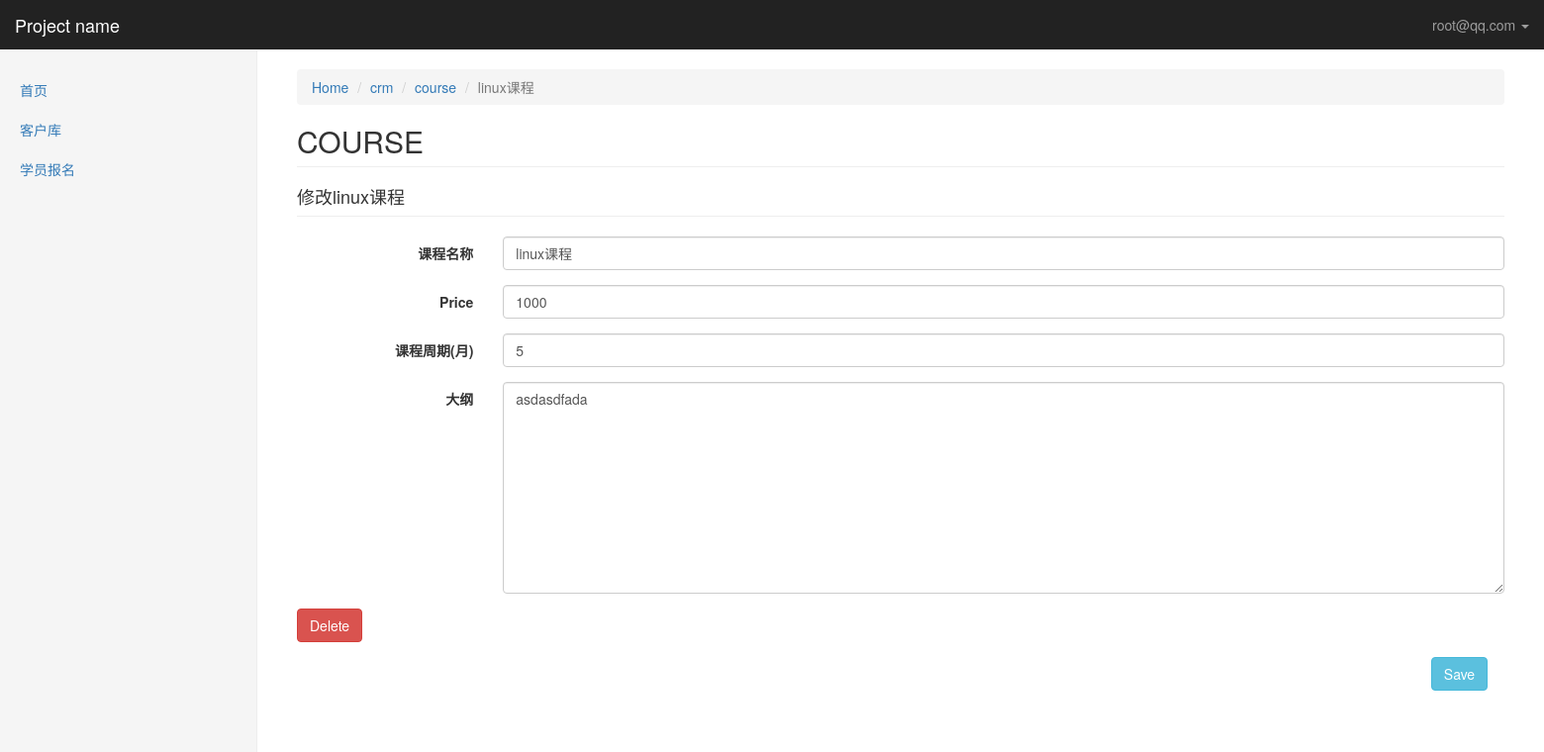
/kingadmin/crm/course/2/change/ (signed in), run on the app's committed database.
### crm/models.py (models this page shows, shortened)
class UserProfile(AbstractBaseUser, PermissionsMixin):
    email = models.EmailField(
        verbose_name='email address',
        max_length=255,
        unique=True,
    )
    name = models.CharField(max_length=64, verbose_name="姓名")
    is_active = models.BooleanField(default=True)
    is_staff = models.BooleanField(default=True)
    is_admin = models.BooleanField(default=False)
    role = models.ManyToManyField("Role", blank=True, null=True)
    objects = UserProfileManager()
    USERNAME_FIELD = 'email'
    REQUIRED_FIELDS = ['name']
    def __str__(self):              # __unicode__ on Python 2
        return self.email
    class Meta:
        permissions = (
            ('crm_table_list', '可以查看kingadmin每张表里所有的数据'),
            ('crm_table_list_view', '可以访问kingadmin表里每条数据的修改页'),
            ('crm_table_list_change', '可以对kingadmin表里的每条数据进行修改'),
            ('crm_table_obj_add_view', '可以访问kingadmin每张表的数据增加页'),
            ('crm_table_obj_add', '可以对kingadmin每张表进行数据添加'),
        )

class Menus(models.Model):
    name = models.CharField(max_length=64)
    url_type_choices = ((0, 'absolute'), (1, 'dynamic'))
    url_type = models.SmallIntegerField(choices=url_type_choices, default=0)
    url_name = models.CharField(max_length=128)
    class Meta:
        unique_together = ('name', 'url_name')

class Course(models.Model):
    name = models.CharField(verbose_name='课程名称', max_length=64, unique=True)
    price = models.PositiveSmallIntegerField()
    period = models.PositiveSmallIntegerField(verbose_name="课程周期(月)", default=5)
    outline = models.TextField(verbose_name="大纲")
    def __str__(self):
        return self.name

### kingadmin/permissions.py (the view)
    def inner(*args,**kwargs):
        if not perm_check(*args,**kwargs):
            request = args[0]
            return render(request,'kingadmin/page_403.html')
        return func(*args,**kwargs)

### kingadmin/form_handle.py (called while the page is built)
def create_dynamic_model_form(admin_class, form_add=False):
    class Meta:
        model = admin_class.model  #类对象
        fields = "__all__"
        if not form_add: #修改
            exclude = admin_class.readonly_fields
            admin_class.form_add = False #这是因为自始至终admin_class实例都是同一个,
        else:
            admin_class.form_add = True
    def __new__(cls, *args, **kwargs):
        print("__new__", cls, args, kwargs)
        for field_name in cls.base_fields:  #循环每一个字段
            field_obj = cls.base_fields[field_name]  #拿到每一个字段对象
            field_obj.widget.attrs.update({'class': 'form-control'})  # 给每个字段添加属性
        return ModelForm.__new__(cls)
    dynamic_form = type("DynamicModelForm", (ModelForm, ), {"Meta": Meta, '__new__': __new__})  #动态生成model模块
    print(dynamic_form)
    return dynamic_form

### kingadmin/permissions.py (called while the page is built)
def check_permission(func):
    def inner(*args,**kwargs):
        if not perm_check(*args,**kwargs):
            request = args[0]
            return render(request,'kingadmin/page_403.html')
        return func(*args,**kwargs)
    return inner

### kingadmin/templatetags/kingadmin_tags.py (called while the page is built)
@register.simple_tag
def get_model_name(admin_class):
    return admin_class.model._meta.model_name.upper()

@register.simple_tag
def get_model_verbose_name(admin_class):
    return admin_class.model._meta.verbose_name

### kingadmin/views.py (called while the page is built)
@permissions.check_permission
@login_required
def table_obj_change(request, app_name, model_name, obj_id):
    admin_class = site.enabled_admins[app_name][model_name]
    model_form = form_handle.create_dynamic_model_form(admin_class)
    print(model_form)
    obj = admin_class.model.objects.get(id=obj_id)
    if request.method == "GET":
        form_obj = model_form(instance=obj) #instance当前正在修改的对象
    elif request.method == "POST":
        form_obj = model_form(instance=obj, data=request.POST)
        if form_obj.is_valid():
            form_obj.save()  #ModelForm直接保存，Form需要从clean_data中取出数据
            return redirect('/kingadmin/%s/%s/' % (app_name, model_name))
    return render(request, "kingadmin/table_obj_change.html", locals())

### kingadmin/templates/kingadmin/table_obj_change.html
{% extends 'kingadmin/index.html' %}
{% load kingadmin_tags %}
{% block right-content-container %}
    <ol class="breadcrumb">
      <li><a href="/kingadmin/">Home</a></li>
      <li><a href="/kingadmin/{{ app_name }}/">{{ app_name }}</a></li>
      <li><a href="/kingadmin/{{ app_name }}/{{ model_name }}/">{% get_model_verbose_name admin_class %}</a></li>
      <li class="active">{{ form_obj.instance }}</li>
    </ol>
    <h2 class="page-header">{% get_model_name admin_class %}</h2>
    <h4 class="page-header">修改{{ form_obj.instance }}</h4>
{% include "kingadmin/table_obj_change_component.html" %}
{% endblock %}

### kingadmin/templates/kingadmin/index.html (shortened to what this page needs)
{% extends 'base.html' %}
{% block body %}
<nav class="navbar navbar-inverse navbar-fixed-top">
  <div class="container-fluid">
    <div class="navbar-header">
      <a class="navbar-brand" href="#">Project name</a>
    </div>
    <div id="navbar" class="navbar-collapse collapse">
      <ul class="nav navbar-nav navbar-right">
          <li class="dropdown">
              <a href="#" class="dropdown-toggle" data-toggle="dropdown" role="button" aria-haspopup="true" aria-expanded="false">{{ request.user }} <span class="caret"></span></a>
          </li>
      </ul>
    </div>
  </div>
</nav>
<div class="container-fluid">
  <div class="row">
    <div class="col-sm-3 col-md-2 sidebar">
      <ul class="nav nav-sidebar">
        {% for role in request.user.role.select_related %}
            {% for menu in role.menus.select_related %}
                {% if request.path == menu.url_name %}
                    <li class="active"><a href="{% if menu.url_type == 0 %}{{ menu.url_name }}{% else %}{% url menu.url_name %}{% endif %}">{{ menu.name }}</a></li>
                {% else %}
                    <li><a href="{% if menu.url_type == 0 %}{{ menu.url_name }}{% else %}{% url menu.url_name %}{% endif %}">{{ menu.name }}</a></li>
                {% endif %}
            {% endfor %}
        {% endfor %}
      </ul>
    </div>
    <div class="col-sm-9 col-sm-offset-3 col-md-10 col-md-offset-2 main">
      {% block right-content-container %}{% endblock %}
    </div>
  </div>
</div>
{% endblock %}

### kingadmin/templates/kingadmin/table_obj_change_component.html (shortened to what this page needs)
{% load kingadmin_tags %}
<form class="form-horizontal" method="post" onsubmit="VerificationBeforeFormSubmit()">{% csrf_token %}
    {% for field in form_obj %}
        <div class="form-group">
            <label class="col-sm-2 control-label">{{ field.label }}</label>
            <div class="col-sm-10">
                {% if field.name in admin_class.filter_horizontal %}
                    <div class="col-lg-5">
                        <input type="search" class="form-control" oninput="FuccSearch(this)">
                        <select id="id_{{ field.name }}_from" multiple class="form-control">
                            {% get_available_m2m_data field.name form_obj admin_class as available_m2m_data %}
                            {% for obj in available_m2m_data %}
                                <option ondblclick="MoveSelectedOption(this, 'id_{{ field.name }}_to')" value="{{ obj.id }}">{{ obj }}</option>
                            {% endfor %}
                        </select>
                        <p><a style="cursor: pointer" onclick="MoveAllElement('id_{{ field.name }}_from', 'id_{{ field.name }}_to')">Choose All</a></p>
                    </div>
                    <div style="margin-top: 34px" class="col-lg-5">
                        <select tag="selected_m2m" id="id_{{ field.name }}_to" multiple class="form-control" name="{{ field.name }}">
                            {% get_selected_m2m_data field.name form_obj admin_class as selected_m2m_data %}
                            {% for obj in selected_m2m_data %}
                                <option ondblclick="MoveSelectedOption(this,'id_{{ field.name }}_from')" value="{{ obj.id }}">{{ obj }}</option>
                            {% endfor %}
                        </select>
                        <p><a style="cursor: pointer" onclick="MoveAllElement('id_{{ field.name }}_to', 'id_{{ field.name }}_from')">Remove All</a></p>
                    </div>
                {% else %}
                    {{ field }}
                {% endif %}
            </div>
        </div>
    {% endfor %}
    <div class="form-group">
        {% if form_obj.instance.id %}
            <div class="col-sm-10">
                <a style="cursor: pointer" class="btn btn-danger" href="{% url 'obj_delete' app_name model_name form_obj.instance.id %}">Delete</a>
            </div>
        {% endif %}
    </div>
    <div class="form-group">
        <div class="col-sm-offset-11 col-sm-10">
            <button type="submit" class="btn btn-info">Save</button>
        </div>
    </div>
</form>

### statics/css/dashboard.css (style rules this page uses)
body { padding-top: 50px; }
.navbar-fixed-top { border: 0; }
.sidebar { display: none; }
@media (min-width: 768px) { .sidebar { position: fixed; top: 51px; bottom: 0; left: 0; z-index: 1000; display: block; padding: 20px; overflow-x: hidden; overflow-y: auto; background-color: #f5f5f5; border-right: 1px solid #eee; } }
.nav-sidebar { margin-right: -21px; margin-bottom: 20px; margin-left: -20px; }
.nav-sidebar > li > a { padding-right: 20px; padding-left: 20px; }
.main { padding: 20px; }
@media (min-width: 768px) { .main { padding-right: 40px; padding-left: 40px; } }
.main .page-header { margin-top: 0; }

### data on the page
UserProfile: user "root@qq.com"
Menus: name "首页"
Menus: name "客户库"
Menus: name "学员报名"
Course: instance "linux课程", form_obj "linux课程" "1000" "5" "asdasdfada"

### other printed values
{{ app_name }} "crm"
{{ field.label }} "课程名称" "Price" "课程周期(月)" "大纲"
